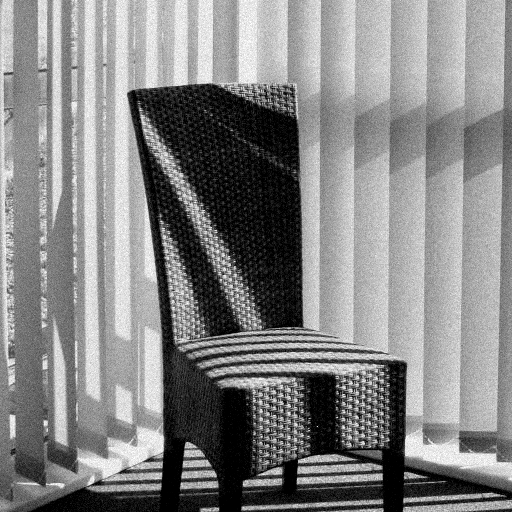
%> input picture ISS/proj1/xsumsa01.bmp, 512 x 512 px
$ octave solution.m   (GNU Octave 9; MATLAB toolbox functions it lacks are replaced by stand-ins)
%> lines starting %> are read from the running program, lines starting %| are printed output that depends on the picture
%{
Note: Projekt byl vypracovan s vyuzitim programu
      GNU Octave. Ten ma vetsinu syntaxe shodnou
      s Matlabem, ale mohou se vyskytnout vyrazy,
      ktere Matlab nezpracuje.
Octave necessary commands:
      pkg load image
%}

%% Zaostreni obrazu
I = imread('xsumsa01.bmp');
%> I is the input picture: size 512x512 uint8; min 0, max 255, mean 132.9
H = [ -0.5 -0.5 -0.5; -0.5 5.0 -0.5; -0.5 -0.5 -0.5 ]
I2 = imfilter(I, H);
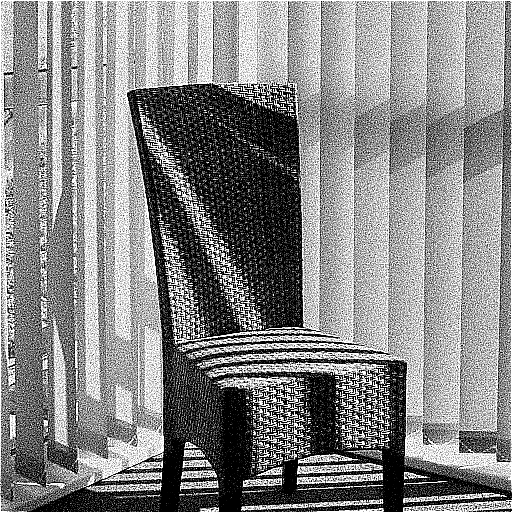
%> I2: size 512x512 uint8; min 0, max 255, mean 134.4
% imshow(I2);
imwrite(I2, 'step1.bmp');

%% Otoceni obrazu
I = imread('step1.bmp');
I2 = flipdim(I, 2);
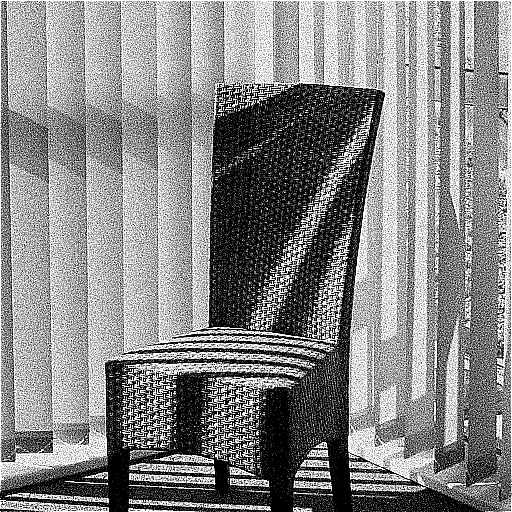
%> I2: size 512x512 uint8; min 0, max 255, mean 134.4; mean of the top-left, top-right, bottom-left and bottom-right quarters 152.7, 139.7, 130, 115.2
% imshow(I2);
imwrite(I2, 'step2.bmp');

%% Medianovy filtr
I = imread('step2.bmp');
I2 = medfilt2(I, [5 5]);
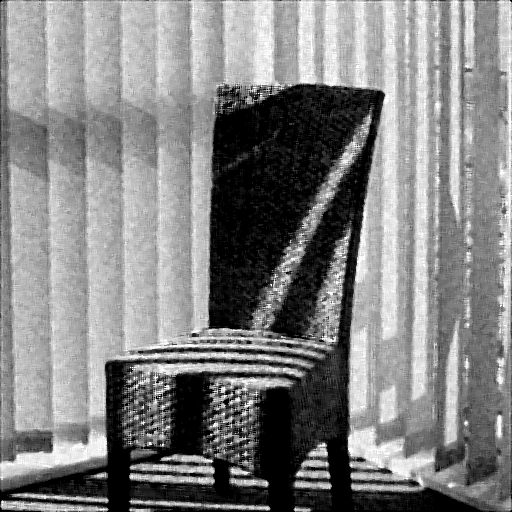
%> I2: size 512x512 uint8; min 0, max 255, mean 130.6
% imshow(I2);
imwrite(I2, 'step3.bmp');

%% Rozmazani obrazu
I = imread('step3.bmp');
H = [ 1 1 1 1 1; 1 3 3 3 1; 1 3 9 3 1; 1 3 3 3 1; 1 1 1 1 1 ] / 49
I2 = imfilter(I, H);
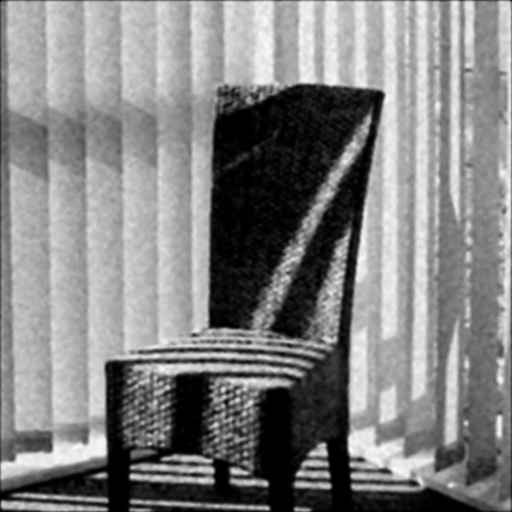
%> I2: size 512x512 uint8; min 0, max 251, mean 130.3
% imshow(I2);
imwrite(I2, 'step4.bmp');

%% Chyba v obraze
Io = imread('xsumsa01.bmp');
Im = imread('step4.bmp');
Im = flipdim(Im, 2);
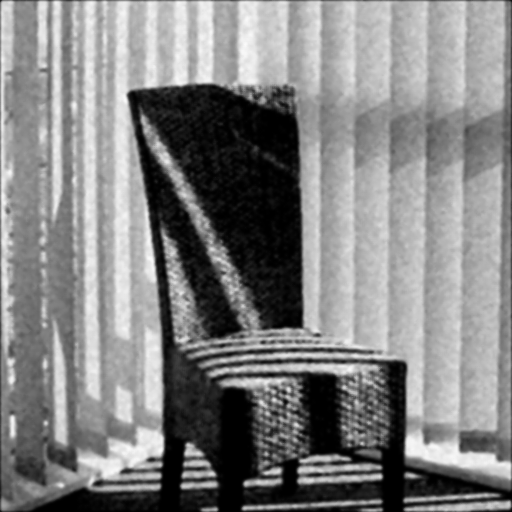
%> Im: size 512x512 uint8; min 0, max 251, mean 130.3; mean of the top-left, top-right, bottom-left and bottom-right quarters 136, 150.9, 110.6, 123.6
Io = double(Io);
Im = double(Im);
noise = 0

for(x = 1:512)
    for(y = 1:512)
        noise = noise + double(abs(Io(x, y) - Im(x,y)));
    end;
end;
%> after the loop, noise = 3456594
noise = noise / (512^2)
%> noise = 13.19

%% Roztazeni histogramu
I = imread('step4.bmp');
% imhist(I);
I = double(I);
%> I: size 512x512 double
[Imin, Iminx] = min(I(:));
%> Imin = 0; Iminx = 495
[Imax, Imaxx] = max(I(:));
%> Imax = 251; Imaxx = 196545

for(x = 1:512)
    for(y = 1:512)
        I(x, y) = ((I(x, y) - Imin) / (Imax - Imin));
    end;
end;
% imhist(I);
% I = uint8(I);
imwrite(I, 'step5.bmp');

%% Spocitani stredni hodnoty a smerodatne odchylky
Inohist = imread('step4.bmp');
Ihist = imread('step5.bmp');
Inohist = double(Inohist);
Ihist = double(Ihist);
mean_no_hist = mean(mean(Inohist))
%> mean_no_hist = 130.3
std_no_hist = std2(Inohist)
%> std_no_hist = 70.98
mean_hist = mean(mean(Ihist))
%> mean_hist = 132.3
std_hist = std2(Ihist)
%> std_hist = 72.16

%% Kvantizace obrazu
I = imread('step5.bmp');
[Im, map] = gray2ind(I, 4);
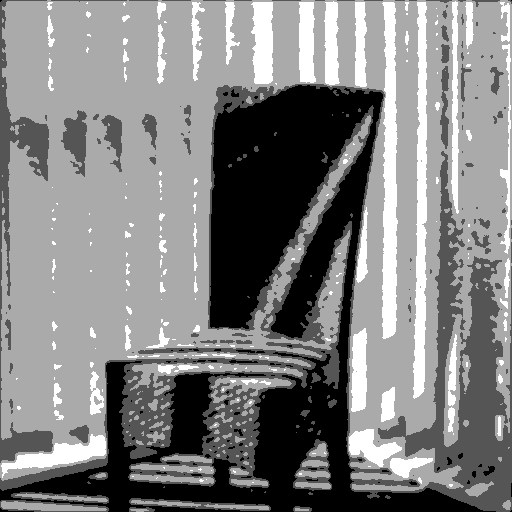
%> Im: size 512x512 uint8; min 0, max 3, mean 1.52; drawn with min black and max white
%> map = [0 0 0; 0.333 0.333 0.333; 0.667 0.667 0.667; 1 1 1]
I = ind2gray(Im, map);
%> I: size 512x512 uint8
% imshow(I);
imwrite(I, 'step6.bmp');
